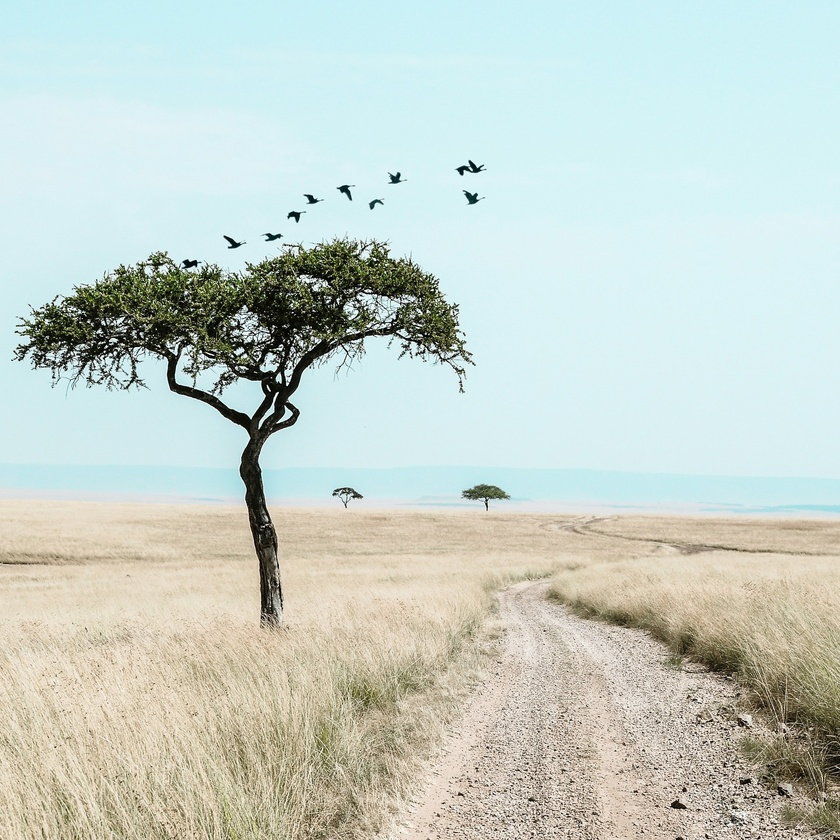
#> input picture images/img6.2.jpg, 840 x 840 px, shrunk from 1920 x 1920 before the run
$ python orb.py
#> lines starting #> are read from the running program, lines starting #| are printed output that depends on the picture
import cv2
from matplotlib import pyplot as plt

def main():
    image = cv2.imread('../images/img6.2.jpg')
#> image is the input picture: shape (840, 840, 3); mean B, G, R 200.7, 208.6, 198.2
    gray_image = cv2.cvtColor(image, cv2.COLOR_BGR2GRAY)
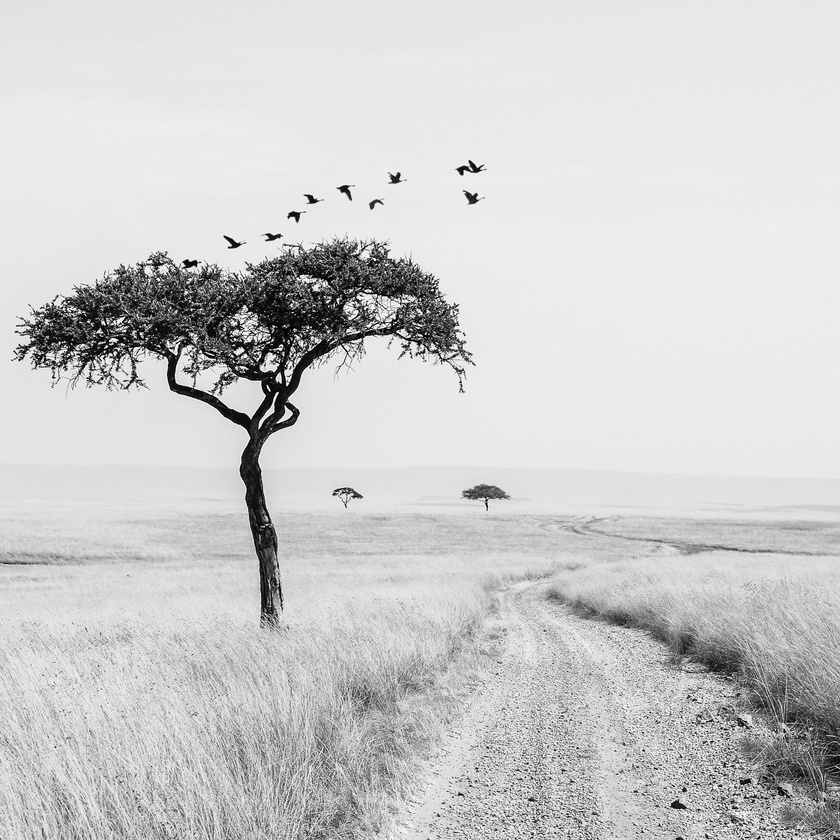
#> gray_image: shape (840, 840); min 0, max 255, mean 204.6

    orb = cv2.ORB_create(nfeatures=1000)

    keypoints, descriptors = orb.detectAndCompute(gray_image, None)
#> keypoints = 1000 keypoints; strongest (x, y, size): (280, 349, 31), (394, 318, 31), (99, 330, 31), (250, 417, 31)

    image_with_keypoints = cv2.drawKeypoints(image, keypoints, None, color=(0, 255, 0), flags=0)
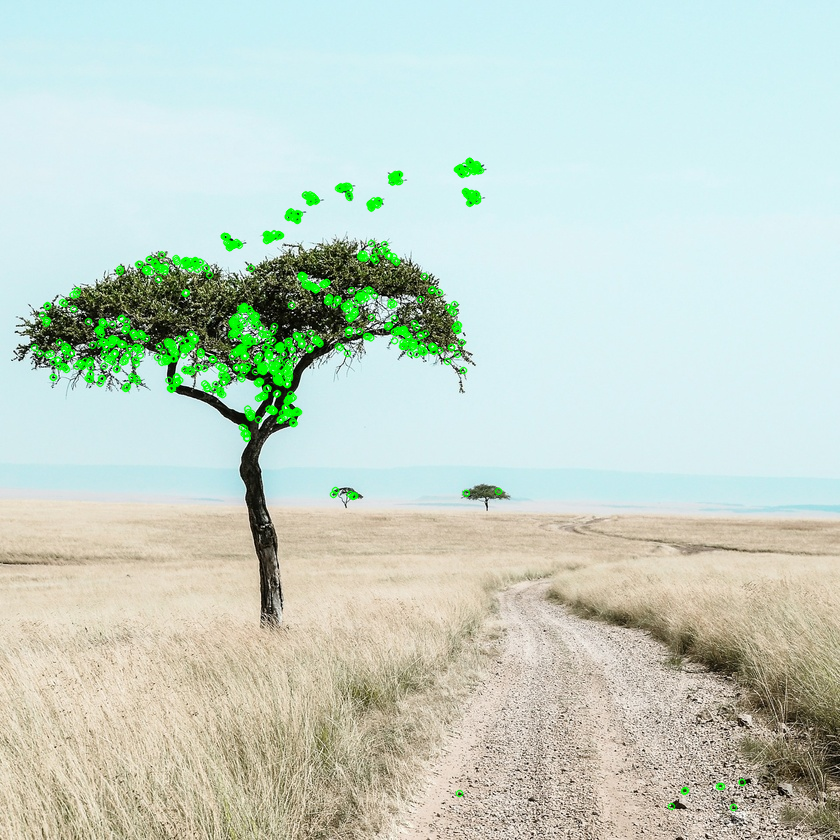
#> image_with_keypoints: shape (840, 840, 3); mean B, G, R 198.4, 210.8, 196

    print(f"Tổng số điểm đặc trưng ORB tìm được: {len(keypoints)}")
#| Tổng số điểm đặc trưng ORB tìm được: 1000
    print(f"Kích thước của ma trận descriptors ORB: {descriptors.shape}")  # (số keypoint, 32)
#| Kích thước của ma trận descriptors ORB: (1000, 32)

    plt.figure(figsize=(30, 20))
    plt.imshow(cv2.cvtColor(image_with_keypoints, cv2.COLOR_BGR2RGB))
    plt.axis('off')
    plt.show()

if __name__ == "__main__":
    main()

$ run again, with images/img4.1.jpg copied over images/img6.2.jpg
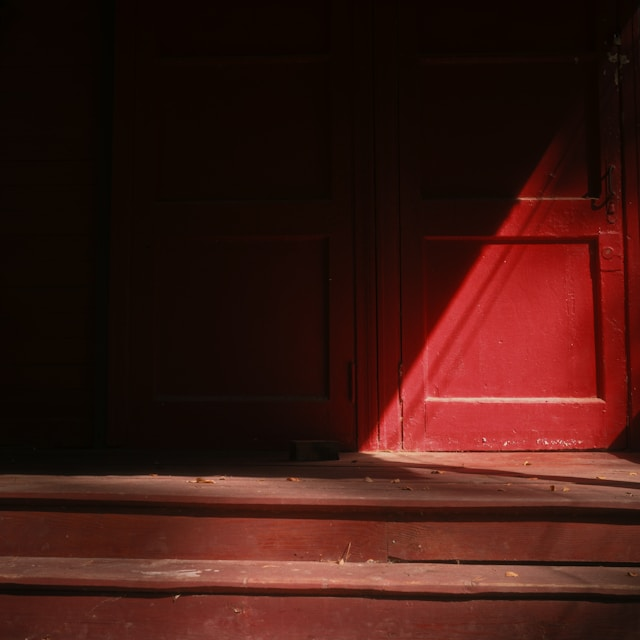
#> input picture images/img4.1.jpg, 640 x 640 px
#> in main, image is the input picture: shape (640, 640, 3); mean B, G, R 17.8, 24, 61.4
#> in main, `gray_image = cv2.cvtColor(image, cv2.COLOR_BGR2GRAY)`:
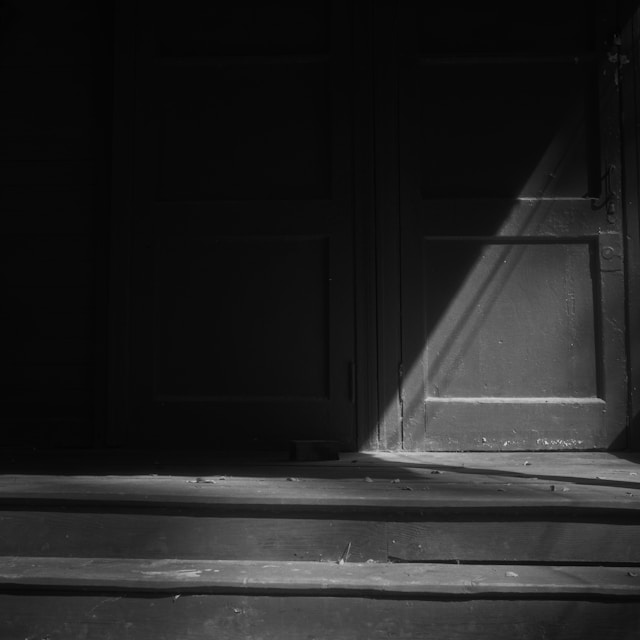
#> gray_image: shape (640, 640); min 1, max 210, mean 34.4
#> keypoints = 615 keypoints; strongest (x, y, size): (342, 560, 31), (177, 596, 31), (484, 439, 31), (344, 561, 31)
#> in main, `image_with_keypoints = cv2.drawKeypoints(image, keypoints, None, color..`:
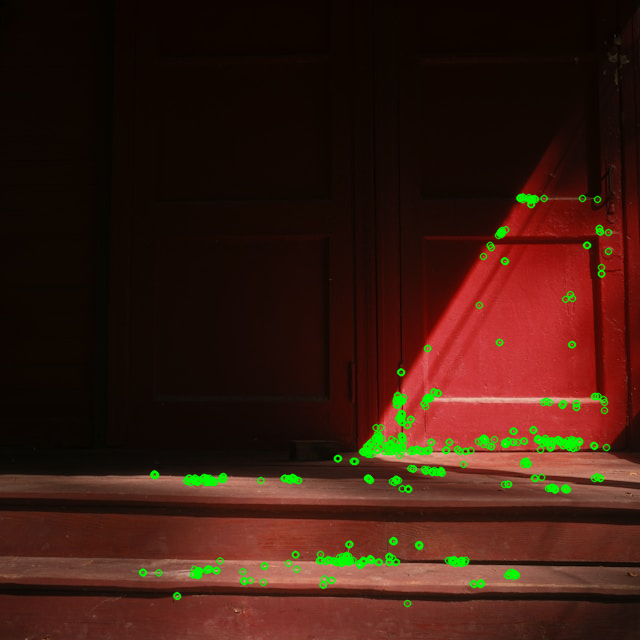
#> image_with_keypoints: shape (640, 640, 3); mean B, G, R 16.7, 27.2, 58.5
#| Tổng số điểm đặc trưng ORB tìm được: 615
#| Kích thước của ma trận descriptors ORB: (615, 32)

$ run again, with images/img4.2.jpg copied over images/img6.2.jpg
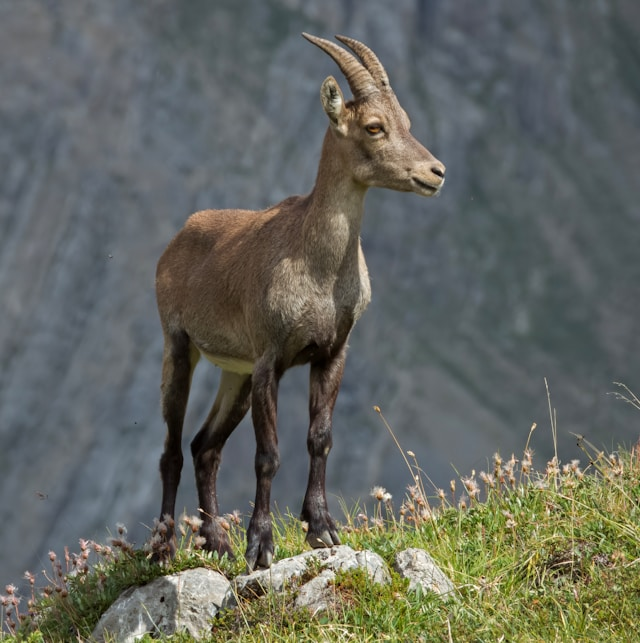
#> input picture images/img4.2.jpg, 640 x 643 px
#> in main, image is the input picture: shape (643, 640, 3); mean B, G, R 95.4, 102.7, 99.8
#> in main, `gray_image = cv2.cvtColor(image, cv2.COLOR_BGR2GRAY)`:
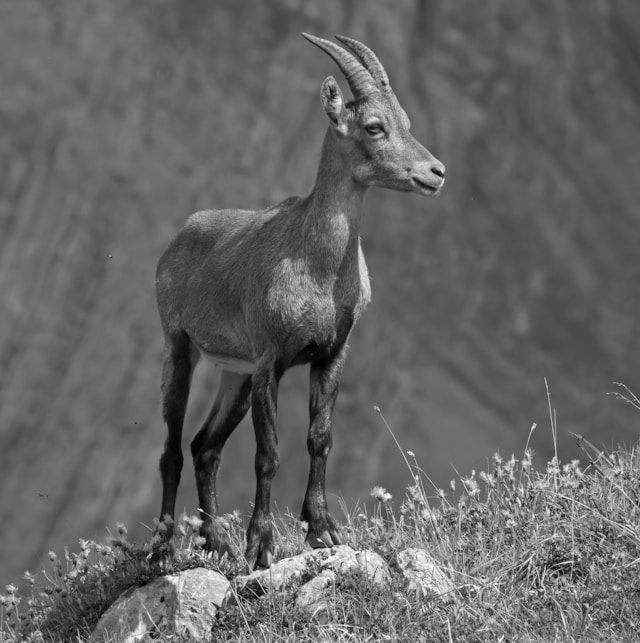
#> gray_image: shape (643, 640); min 1, max 254, mean 100.9
#> keypoints = 1000 keypoints; strongest (x, y, size): (210, 553, 31), (540, 589, 31), (207, 553, 31), (306, 524, 37.2)
#> in main, `image_with_keypoints = cv2.drawKeypoints(image, keypoints, None, color..`:
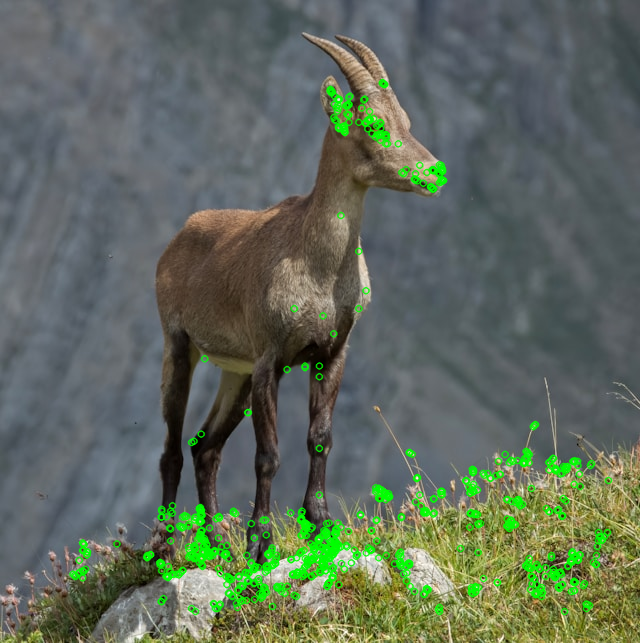
#> image_with_keypoints: shape (643, 640, 3); mean B, G, R 92.2, 106.7, 95.6
#| Tổng số điểm đặc trưng ORB tìm được: 1000
#| Kích thước của ma trận descriptors ORB: (1000, 32)

$ run again, with images/img5.1.jpg copied over images/img6.2.jpg
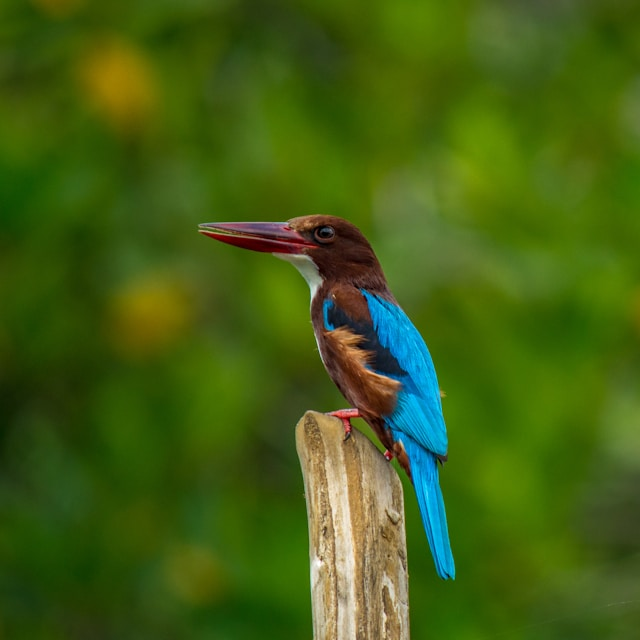
#> input picture images/img5.1.jpg, 640 x 640 px
#> in main, image is the input picture: shape (640, 640, 3); mean B, G, R 20.1, 95, 66.7
#> in main, `gray_image = cv2.cvtColor(image, cv2.COLOR_BGR2GRAY)`:
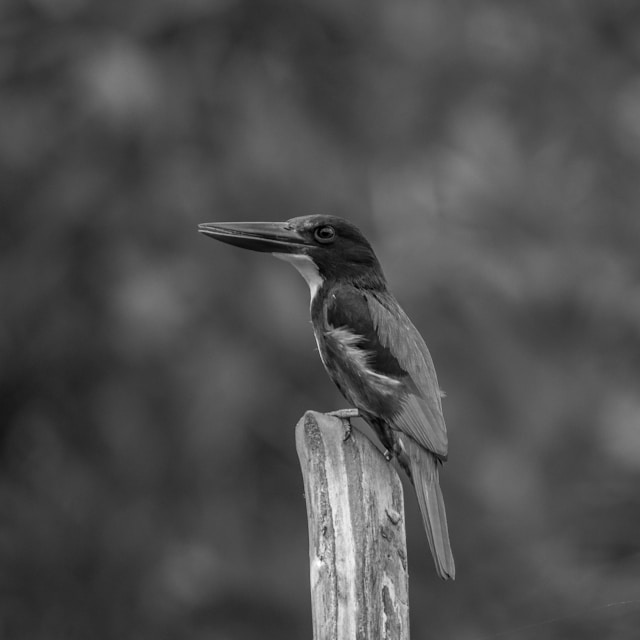
#> gray_image: shape (640, 640); min 0, max 255, mean 78
#> keypoints = 991 keypoints; strongest (x, y, size): (321, 559, 31), (356, 412, 37.2), (356, 413, 31), (387, 457, 31)
#> in main, `image_with_keypoints = cv2.drawKeypoints(image, keypoints, None, color..`:
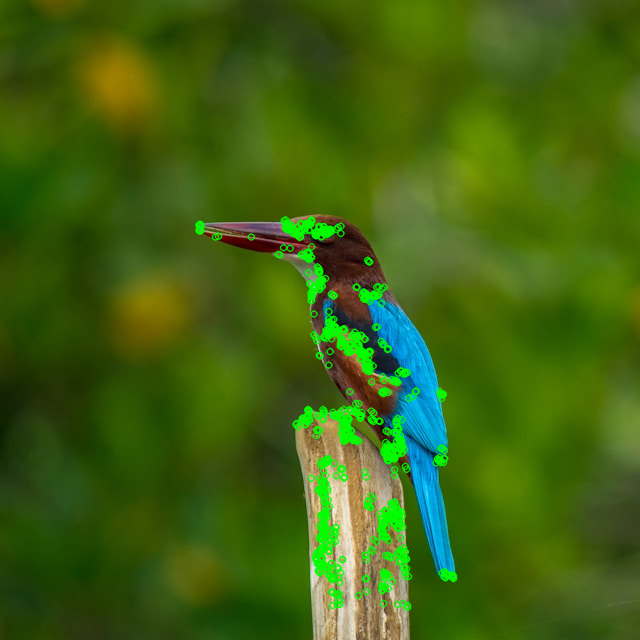
#> image_with_keypoints: shape (640, 640, 3); mean B, G, R 17.9, 98.7, 63.6
#| Tổng số điểm đặc trưng ORB tìm được: 991
#| Kích thước của ma trận descriptors ORB: (991, 32)
